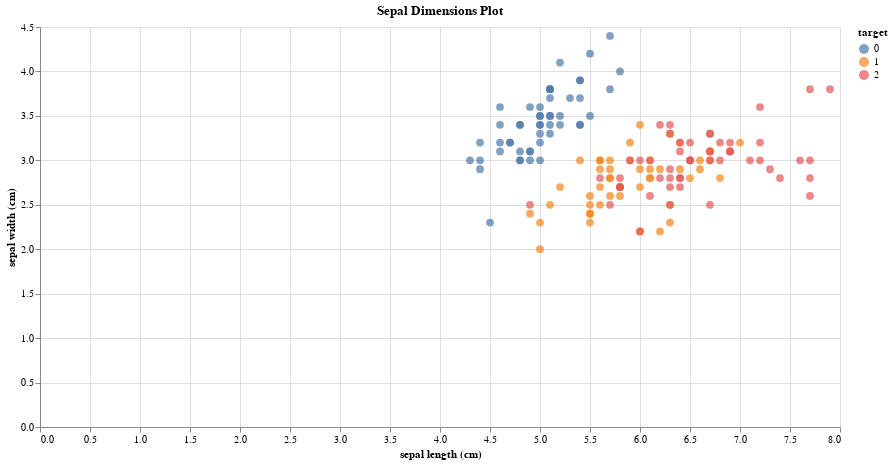

Write notebook code for a chart like this one.
### Markdown cell above
# Altair

### Code cell
import altair as alt
import pandas as pd

# Iris dataset
iris = pd.read_csv('iris_dataset.csv')

# Scatter plot
iris_chart = alt.Chart(iris).mark_circle(size=60).encode(
    x='sepal length (cm)',
    y='sepal width (cm)',
    color='target:N',
    tooltip=['sepal length (cm)', 'sepal width (cm)', 'target']
).properties(
    title='Sepal Dimensions Plot',
    width=800,
    height=400
).interactive()

# Show plot
iris_chart

### Figure 1 — Vega-Lite specification as saved in the notebook (floating-point values rounded to 4 significant figures; data arrays with more than 128 entries replaced by an {"elided": "..."} marker saying what was removed)
{"config": {"view": {"continuousWidth": 400, "continuousHeight": 300}}, "data": {"name": "data-6b7a59183ffc9eb303b21de920314fdd"}, "mark": {"type": "circle", "size": 60}, "encoding": {"color": {"field": "target", "type": "nominal"}, "tooltip": [{"field": "sepal length (cm)", "type": "quantitative"}, {"field": "sepal width (cm)", "type": "quantitative"}, {"field": "target", "type": "quantitative"}], "x": {"field": "sepal length (cm)", "type": "quantitative"}, "y": {"field": "sepal width (cm)", "type": "quantitative"}}, "height": 400, "selection": {"selector013": {"type": "interval", "bind": "scales", "encodings": ["x", "y"]}}, "title": "Sepal Dimensions Plot", "width": 800, "$schema": "https://vega.github.io/schema/vega-lite/v4.17.0.json", "datasets": {"data-6b7a59183ffc9eb303b21de920314fdd": {"elided": "150 records"}}}
